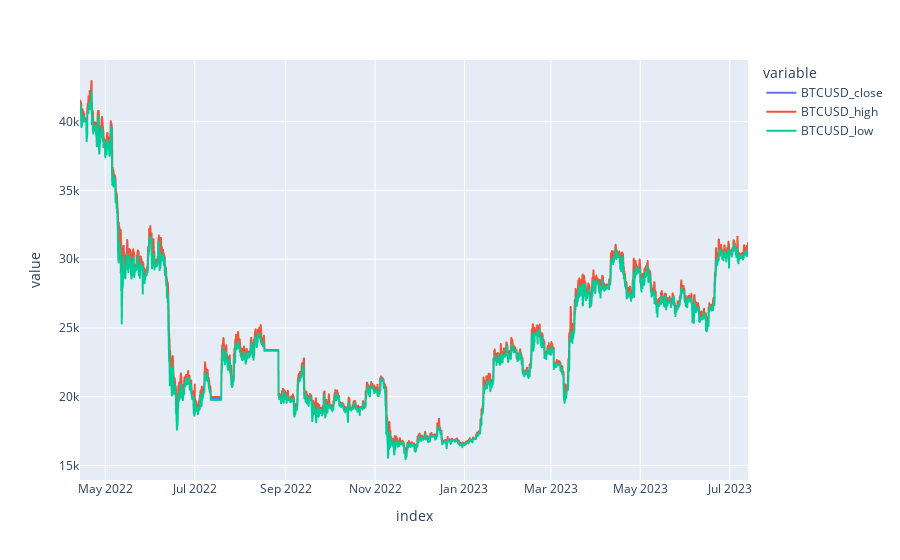

Source (notebook cell):
### Code cell
px.line(utils.ohlc_resampler(full_df, freq='4H', round = True, fill='ffill'), y=['BTCUSD_close', 'BTCUSD_high', 'BTCUSD_low'])

### Figure 1 — Plotly figure (JSON) as saved in the notebook; plotly's stock layout.template omitted (floating-point values rounded to 4 significant figures; data arrays with more than 128 entries replaced by an {"elided": "..."} marker saying what was removed)
{"data": [{"hovertemplate": "variable=BTCUSD_close<br>index=%{x}<br>value=%{y}<extra></extra>", "legendgroup": "BTCUSD_close", "line": {"color": "#636efa", "dash": "solid"}, "marker": {"symbol": "circle"}, "mode": "lines", "name": "BTCUSD_close", "showlegend": true, "type": "scattergl", "x": {"elided": "2736 str values"}, "xaxis": "x", "y": {"elided": "2736 float values"}, "yaxis": "y"}, {"hovertemplate": "variable=BTCUSD_high<br>index=%{x}<br>value=%{y}<extra></extra>", "legendgroup": "BTCUSD_high", "line": {"color": "#EF553B", "dash": "solid"}, "marker": {"symbol": "circle"}, "mode": "lines", "name": "BTCUSD_high", "showlegend": true, "type": "scattergl", "x": {"elided": "2736 str values"}, "xaxis": "x", "y": {"elided": "2736 float values"}, "yaxis": "y"}, {"hovertemplate": "variable=BTCUSD_low<br>index=%{x}<br>value=%{y}<extra></extra>", "legendgroup": "BTCUSD_low", "line": {"color": "#00cc96", "dash": "solid"}, "marker": {"symbol": "circle"}, "mode": "lines", "name": "BTCUSD_low", "showlegend": true, "type": "scattergl", "x": {"elided": "2736 str values"}, "xaxis": "x", "y": {"elided": "2736 float values"}, "yaxis": "y"}], "layout": {"legend": {"title": {"text": "variable"}, "tracegroupgap": 0}, "margin": {"t": 60}, "xaxis": {"anchor": "y", "domain": [0, 1], "title": {"text": "index"}}, "yaxis": {"anchor": "x", "domain": [0, 1], "title": {"text": "value"}}}}
